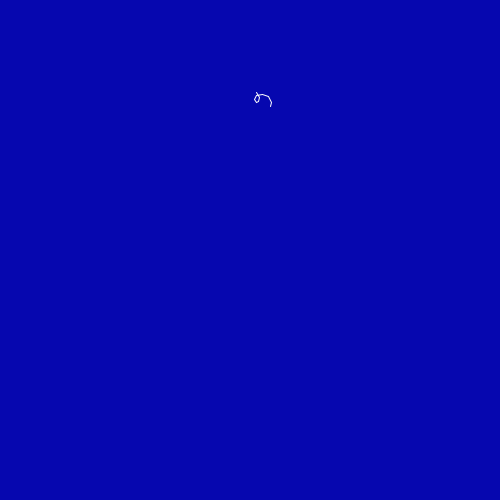
Frame 1 (no input)
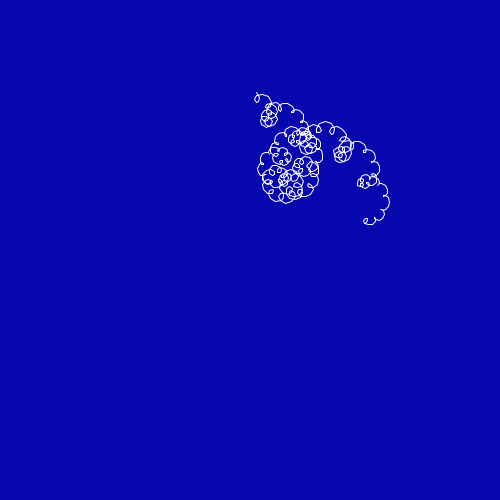
Frame 60 (the mouse pressed at the canvas centre just before this capture)
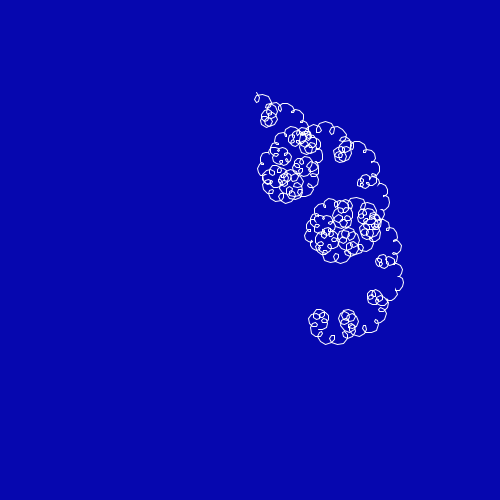
Frame 120 (the mouse held since frame 60 and released just before this capture)

The Processing sketch that drew these frames (run headless with seeded random() and noise(); from frame 60 on, the mouse is pressed at the canvas centre):

// Processing sketch: sketch_04112017
// ── sketch_04112017.pde
ArrayList<PVector>path;
float angle = 0;
int resolution = 10;
Orbit sun;
Orbit end;

void setup(){
  size(500,500);
  smooth();
  stroke(255);
  noFill();
  path = new ArrayList<PVector>();
  sun = new Orbit(250,250, 80, 0);
  Orbit next = sun;
  for(int i = 0; i < 20; i++){
    next = next.addChild();
  }
  end = next;
}

void draw(){
  background(6,7,175); 
    for(int i = 0; i < resolution; i++){
    Orbit next = sun;
    while(next != null){
      next.update();
      next.show();
      next = next.child;
    }
    path.add(new PVector(end.x, end.y));
  }
  
  
  beginShape();
  for(int i = 0; i < path.size(); i++){
    PVector pos = path.get(i);
    vertex(pos.x, pos.y);
    if(path.size() > 2500){
      path.remove(0);
    }
  }
  endShape();
}
// ── Orbit.pde
int k = 8;

class Orbit{
  float x;
  float y;
  float r;
  int n;
  Orbit parent;
  Orbit child;
  float speed;
  float angle;
  
  Orbit(float _x, float _y, float _r, int n_){
    this(_x, _y, _r, n_, null);
  }
  
  Orbit(float _x, float _y, float _r, int n_, Orbit p){
    x = _x;
    y = _y;
    r = _r;
    n = n_;
    speed = (radians(pow(k, n-1))) / resolution;
    parent = p;
    child = null;
    angle = -PI/2;
  }
  
  Orbit addChild(){
    float newr = r / 3;
    float newx = x + r + newr;
    float newy = y;
    child = new Orbit(newx, newy, newr, n+1, this);
    return child;
  }
  
  void update(){
    if(parent != null){
      angle += speed;
      float rsum = r + parent.r;
      x = parent.x + rsum * cos(angle);
      y = parent.y + rsum * sin(angle);
    }

  }
  
  void show(){
    stroke(255);
    strokeWeight(1);
    //ellipse(x,y,r*2, r*2);
  }
}
